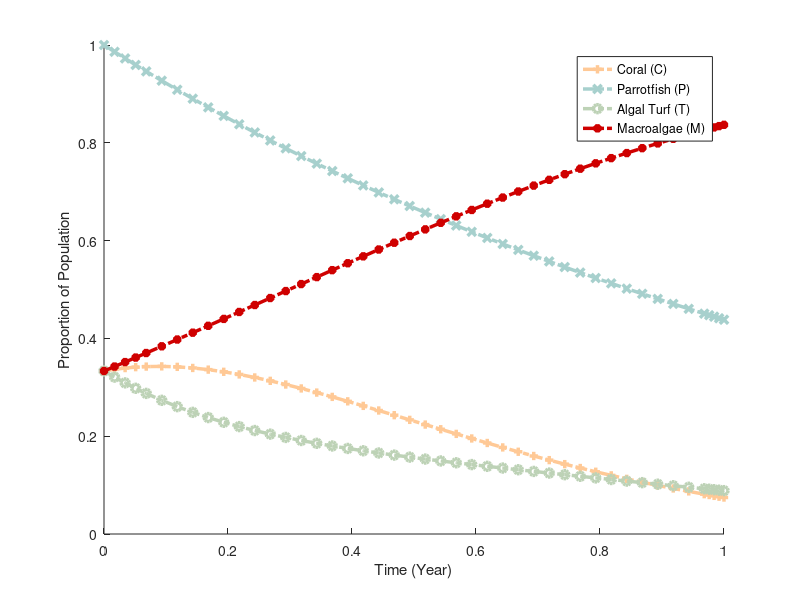

This chart was generated by the following MATLAB code:


r = 10;
d = 2; %unknown
a = 2; %unknown
gamma = 3; %unknown
g = 10;
beta = 21; %unknown
kapa = 0.6; %known but not used
mu = 0.22;
h = 1; %<----CONTROL VARIABLE FOR GAME THEORY
alpha = 1;
q = 0.47;

g = @(P) (alpha*P)/beta;

% set up DFE
% dC/dt = rTC + sigmaPC - C(aM + d) #ignore sigmaPC for now
% dP/dt = qP(1-P/betaC) + kapaP - (h + mu)P #remove kapaP, so  = qP(1-P/betaC) - (h + mu)P
% dT/dt = dC + (g(P)M)/(M + T) - (rC + gammaM)T
% dM/dt = aMC + gammaMT - (g(P)M)/(M + T)
%
% C = y(1), P = y(2), T = y(3), M = y(4)
f = @(t,y) [r*y(3)*y(1) - y(1)*(a*y(4) + d),
            q*y(2)*(1-(y(2)/(beta*y(1)))) - (h+mu)*y(2), 
            d*y(1) + (g(y(2))*y(4))/(y(4)+y(3)) - (r*y(1) + gamma*y(4))*y(3),
            a * y(4)*y(1) + gamma*y(4)*y(3) - (g(y(2))*y(4))/(y(4)+y(3))];

C = 1/3;
P = 1;
T = 1/3;
M = 1/3;
        
  
% solve with ODE 45
[t,ya] = ode45(f, [0 1], [C, P, T, M]);

% graph
figure
hold on
plot(t, ya(:,1), '+-.', 'Color', '#FFC996', 'Linewidth', 2.5)
plot(t, ya(:,2), 'x-.', 'Color', '#A7D0CD', 'Linewidth', 2.5)
plot(t, ya(:,3), 'o-.', 'Color', '#BDD2B6', 'Linewidth', 2.5)
plot(t, ya(:,4), '*-.', 'Color', '#CF0000', 'Linewidth', 2.5)
legend('Coral (C)', 'Parrotfish (P)', 'Algal Turf (T)', 'Macroalgae (M)')
xlabel('Time (Year)')
ylabel('Proportion of Population')
